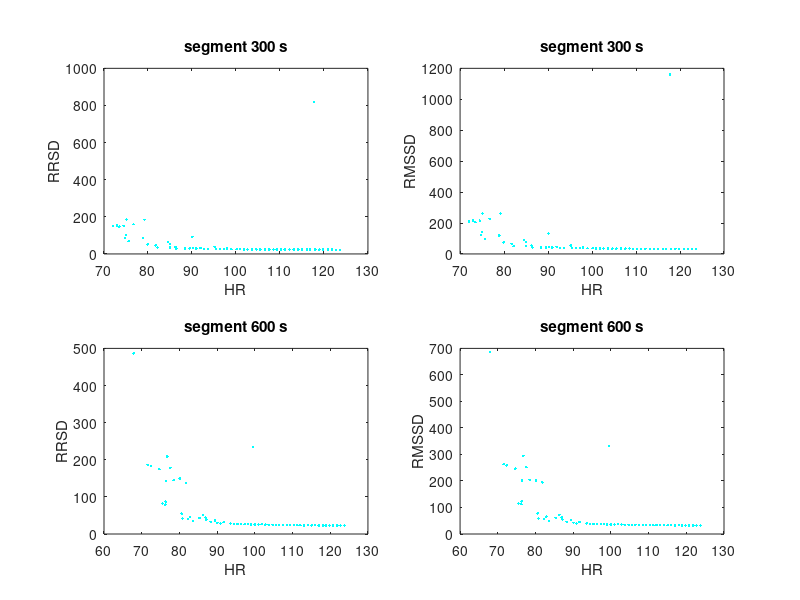

Recreate this plot in MATLAB.
function testsim_heart_rate_variability

N_rep = 100; % number of repetitions for each condition

segment_duration = [300 600]; % s
meanBPM = [60:120]; % bpm, HR
sdBPM = [20]; % bpm, HRV -- what does this actually mean? relative to HR!

i_n = length(meanBPM);
j_n = length(sdBPM);
s_n = length(segment_duration);
HR = zeros(i_n,j_n,s_n,N_rep);
RRSD = HR;
RMSSD = HR;
colormap = jet(j_n);

for i = 1:i_n
    for j = 1:j_n
        for s = 1:s_n                
            % calculate approximate number of cycles to fit into segment_duration with this meanP2P
            n_cycles = fix(segment_duration(s)*meanBPM(i)/60); 
            
            for k = 1:N_rep,
                % bpm = meanBPM(i) + sdBPM(j)*randn(1,n_cycles); % distribution of BPMs
                % p2p = 60./bpm; % peak2peak in s
                p2p = 60/meanBPM(i) + 60/meanBPM(i)*(sdBPM(j)/meanBPM(i))*randn(1,n_cycles);% dostribution of p2p in s
                p2p_ = p2p;
%                 P = prctile(p2p_,[30 70]); p2p = p2p_(p2p_>P(1) & p2p_<P(2));
                % p2p = p2p(p2p>0);
                
                if 0 % debug
                    % [h1,bins] = hist(60./bpm); bar(bins,h1); hold on;
                    [h1,bins] = hist(p2p_); bar(bins,h1); hold on;
                    [h2] = hist(p2p,bins); bar(bins,h2,'r');
                    pause;
                    cla;
                end
                
                HR(i,j,s,k) = mean(60./p2p);
                RRSD(i,j,s,k) = std(60./p2p);
                RMSSD(i,j,s,k)= sqrt(mean(diff(60./p2p).^2));
            end
        end
    end
end


figure('Position',[300 300 1100 900]);

for s = 1:s_n,
   
   hr_mean = squeeze(mean(HR(:,:,s,:),4));
   hr_std = squeeze(std(HR(:,:,s,:),0,4));
   
   rrsd_mean = squeeze(mean(RRSD(:,:,s,:),4));
   rrsd_std = squeeze(std(RRSD(:,:,s,:),0,4));
   
   rmssd_mean = squeeze(mean(RMSSD(:,:,s,:),4));
   rmssd_std = squeeze(std(RMSSD(:,:,s,:),0,4));
   
   subplot(length(segment_duration),2,2*s-1);
   for j = 1:j_n,
        plot(hr_mean(:,j),rrsd_mean(:,j),'.','Color',colormap(j,:)); hold on
   end
   xlabel('HR')
   ylabel('RRSD')
   title(['segment ' num2str(segment_duration(s)) ' s']);
   
   subplot(length(segment_duration),2,2*s);
   for j = 1:j_n,
        plot(hr_mean(:,j),rmssd_mean(:,j),'.','Color',colormap(j,:)); hold on
   end
   xlabel('HR')
   ylabel('RMSSD')
   title(['segment ' num2str(segment_duration(s)) ' s']);
   
end






	
